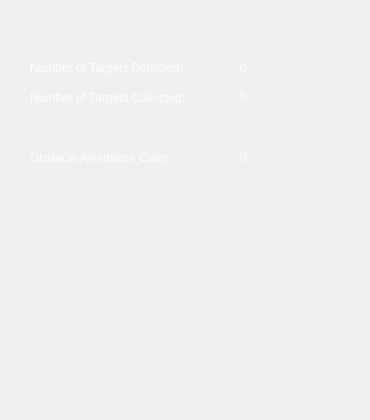
   <widget class="QWidget" name="stats_tab">
    <attribute name="title">
     <string>Task Status</string>
    </attribute>
    <widget class="QLabel" name="label_6">
     <property name="geometry">
      <rect>
       <x>30</x>
       <y>60</y>
       <width>201</width>
       <height>17</height>
      </rect>
     </property>
     <property name="text">
      <string>&lt;html&gt;&lt;head/&gt;&lt;body&gt;&lt;p&gt;&lt;span style=&quot; color:#ffffff;&quot;&gt;Number of Targets Detected:&lt;/span&gt;&lt;/p&gt;&lt;/body&gt;&lt;/html&gt;</string>
     </property>
    </widget>
    <widget class="QLabel" name="num_targets_detected_label">
     <property name="geometry">
      <rect>
       <x>240</x>
       <y>60</y>
       <width>67</width>
       <height>17</height>
      </rect>
     </property>
     <property name="text">
      <string>&lt;html&gt;&lt;head/&gt;&lt;body&gt;&lt;p&gt;&lt;span style=&quot; color:#ffffff;&quot;&gt;0&lt;/span&gt;&lt;/p&gt;&lt;/body&gt;&lt;/html&gt;</string>
     </property>
    </widget>
    <widget class="QLabel" name="label_8">
     <property name="geometry">
      <rect>
       <x>30</x>
       <y>90</y>
       <width>201</width>
       <height>17</height>
      </rect>
     </property>
     <property name="text">
      <string>&lt;html&gt;&lt;head/&gt;&lt;body&gt;&lt;p&gt;&lt;span style=&quot; color:#ffffff;&quot;&gt;Number of Targets Collected:&lt;/span&gt;&lt;/p&gt;&lt;/body&gt;&lt;/html&gt;</string>
     </property>
    </widget>
    <widget class="QLabel" name="num_targets_collected_label">
     <property name="geometry">
      <rect>
       <x>240</x>
       <y>90</y>
       <width>67</width>
       <height>17</height>
      </rect>
     </property>
     <property name="text">
      <string>&lt;html&gt;&lt;head/&gt;&lt;body&gt;&lt;p&gt;&lt;span style=&quot; color:#ffffff;&quot;&gt;0&lt;/span&gt;&lt;/p&gt;&lt;/body&gt;&lt;/html&gt;</string>
     </property>
    </widget>
    <widget class="QLabel" name="label_9">
     <property name="geometry">
      <rect>
       <x>30</x>
       <y>150</y>
       <width>181</width>
       <height>17</height>
      </rect>
     </property>
     <property name="text">
      <string>&lt;html&gt;&lt;head/&gt;&lt;body&gt;&lt;p&gt;&lt;span style=&quot; color:#fefefe;&quot;&gt;Obstacle Avoidance Calls:&lt;/span&gt;&lt;/p&gt;&lt;/body&gt;&lt;/html&gt;</string>
     </property>
    </widget>
    <widget class="QLabel" name="perc_of_time_avoiding_obstacles">
     <property name="geometry">
      <rect>
       <x>240</x>
       <y>150</y>
       <width>67</width>
       <height>17</height>
      </rect>
     </property>
     <property name="text">
      <string>&lt;html&gt;&lt;head/&gt;&lt;body&gt;&lt;p&gt;&lt;span style=&quot; color:#ffffff;&quot;&gt;0&lt;/span&gt;&lt;/p&gt;&lt;/body&gt;&lt;/html&gt;</string>
     </property>
    </widget>
    <widget class="Histogram" name="StepLengthHistogram" native="true">
     <property name="geometry">
      <rect>
       <x>60</x>
       <y>220</y>
       <width>301</width>
       <height>191</height>
      </rect>
     </property>
    </widget>
   </widget>
